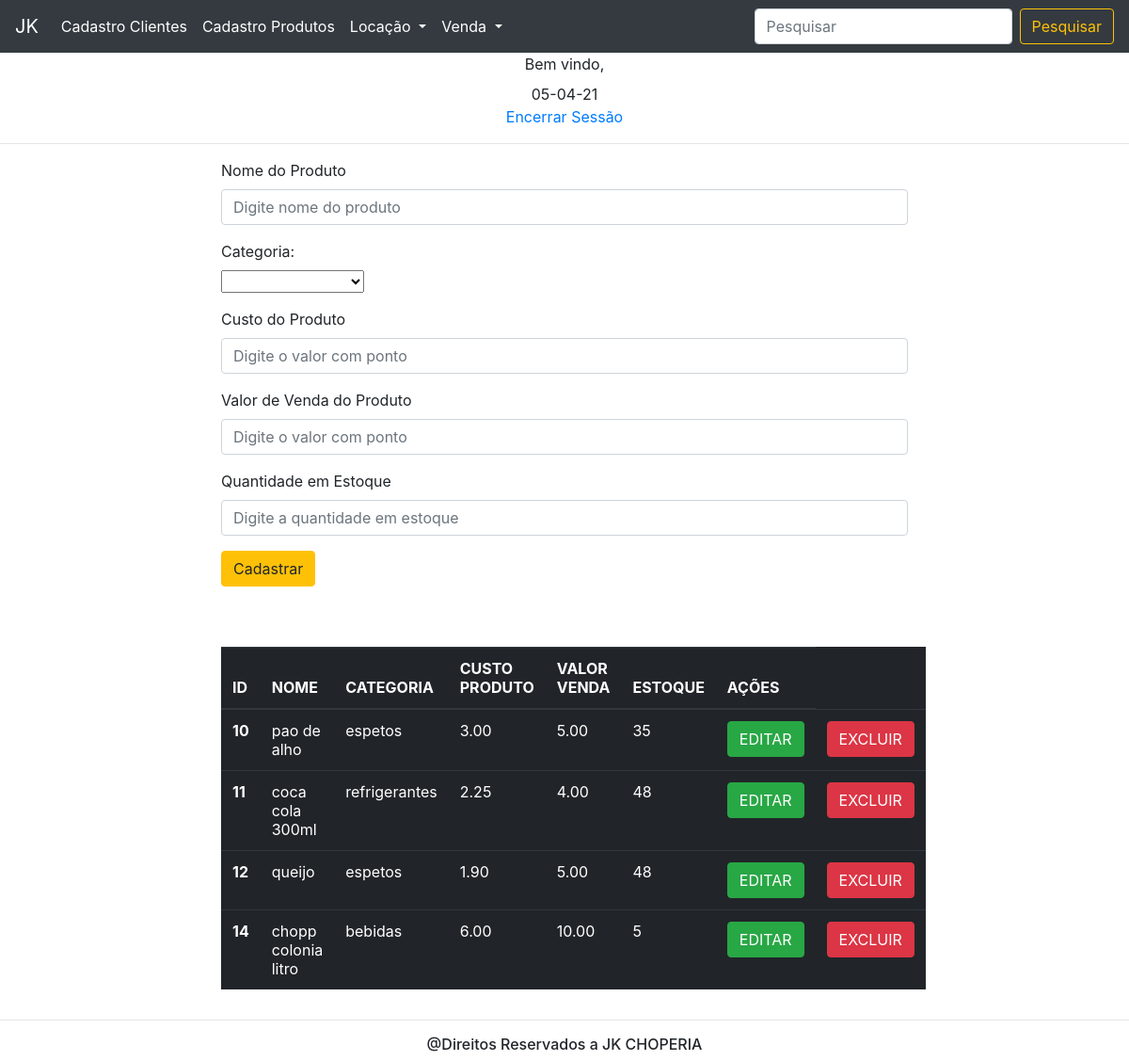
/jkphp/cadastroProduto.php, run on the app's committed database.
### tables this page shows
CREATE TABLE `produtos` (
  `id` int(11) NOT NULL,
  `nome` varchar(50) NOT NULL,
  `categoria` varchar(50) NOT NULL,
  `custo` decimal(9,2) NOT NULL,
  `venda` decimal(9,2) NOT NULL,
  `estoque` int(11) NOT NULL,
  `usuario_fk` varchar(50) NOT NULL
);

### jkphp/cadastroProduto.php (the view, shortened to what this page needs)
<body>
	<div align="center">
		<?php
			include("nav.php");
		?>
		<hr>
	</div>
	<div class=" container">
		<div class="row">
			<div class="col-2"></div>
				<div class="col-8">
					<form method="POST" action="verificaProduto.php">
					  <div class="form-group">
					    <label for="nome">Nome do Produto</label>
					    <input type="text" name ="nome" class="form-control" id="nome" placeholder="Digite nome do produto " required>
					  </div>
					  <div class="form-group">
					    <label for="categoria">Categoria:</label><br>
					    <select name="categoria" required>
					    	<option ></option>
					    	<option value="bebidas">BEBIDAS</option>
					    </select>
					  </div>
					  <div class="form-group">
					    <label for="custo">Custo do Produto</label>
					    <input type="text" name ="custo" class="form-control" id="custo" required placeholder="Digite o valor com ponto" >
					  </div>
					  <div class="form-group">
					    <label for="valor_venda">Valor de Venda do Produto</label>
					    <input type="text" name ="valor_venda" class="form-control" id="valor_venda" required  placeholder="Digite o valor com ponto">
					  </div>
					  <div class="form-group">
					    <label for="estoque">Quantidade em Estoque</label>
					    <input type="text" name ="estoque" class="form-control" id="estoque" required  placeholder="Digite a quantidade em estoque">
					  </div>
					  <button type="submit" class="btn btn-warning">Cadastrar</button>
					</form>
				</div>
				<div class="col-2"></div>
		</div>
	</div>
	<br><br>
	<div class="container">
		<div class="row">
			<div class="col-2"></div>
				<div class="col-8">
					<table class="table table-hover table-dark" >
						  <thead>
						    <tr>
						      <th>ID</th>
						      <th>NOME</th>
						      <th>CATEGORIA</th>
						      <th>CUSTO PRODUTO</th>
						      <th>VALOR VENDA</th>
						      <th>ESTOQUE</th>
						      <th>AÇÕES </th>
						    </tr>
						    <?php
								include("conecta.php");
								$buscar = "SELECT * FROM produtos";
								$resultado = $conn->query($buscar);
								if($resultado->num_rows > 0){
									while($registro = $resultado->fetch_array()){
							?>
						  </thead>
						    <tr>
						      <th scope="row"> <?php echo $registro['id']; ?></th>
						      <td><?php echo $registro['nome']; ?>  </td>
						      <td><?php echo $registro['categoria']; ?></td>
						      <td><?php echo $registro['custo'];?></td>
						      <td><?php echo $registro['venda'];?></td>
						      <td><?php echo $registro['estoque'];?></td>
						      <td><a href="produtoEditar.php?editar=<?php echo $registro["id"]; ?>"><button type="submit" class="btn btn-success"> EDITAR</button> </a></td>
						   	  <td><a href="produtoExcluir.php?excluir=<?php echo $registro["id"]; ?>"><button type="submit" class="btn btn-danger"> EXCLUIR</button></a></td>
						    </tr> <?php } } ?>
					</table>
				</div>
				<div class="col-2"></div>
		</div>
	</div>
</body>

### jkphp/nav.php (shortened to what this page needs)
<!DOCTYPE html>
<html lang="pt-br">
  <head>
    <link rel="stylesheet" href="https://stackpath.bootstrapcdn.com/bootstrap/4.1.3/css/bootstrap.min.css">
  </head>
    <nav class="navbar navbar-expand-lg navbar-dark bg-dark">
      <a class="navbar-brand" href="home.php">JK</a>
      <div class="collapse navbar-collapse" id="conteudoNavbarSuportado">
        <ul class="navbar-nav mr-auto">
          <li class="nav-item active">
            <a class="nav-link" href="cadastroCliente.php">Cadastro Clientes </a>
          </li>
          <li class="nav-item active">
            <a class="nav-link" href="cadastroProduto.php">Cadastro Produtos </a>
          </li>
          <li class="nav-item active dropdown">
            <a class="nav-link dropdown-toggle" href="#" id="navbarDropdown" role="button" data-toggle="dropdown" aria-haspopup="true" aria-expanded="false">
              Locação
            </a>
          </li>
           <li class="nav-item active dropdown">
             <a class="nav-link dropdown-toggle" href="#" id="navbarDropdown" role="button" data-toggle="dropdown" aria-haspopup="true" aria-expanded="false">
              Venda
              </a>
          </li>
        </ul>
        <form class="form-inline my-2 my-lg-0">
          <input class="form-control mr-sm-2" type="search" placeholder="Pesquisar" aria-label="Pesquisar">
          <button class="btn btn-outline-warning my-2 my-sm-0" type="submit">Pesquisar</button>
        </form>
      </div>
    </nav>
  </head>
</html>
<?php
       $fuso = new DateTimeZone("America/Sao_Paulo");
       $date = new DateTime();
       $date->setTimezone($fuso);
       echo $date->format('d-m-y');
       echo "<br><a href='encerrarSessao.php'>Encerrar Sessão</a>";
?>

### data on the page
produtos: id "10", nome "pao de alho", categoria "espetos", custo "3.00", venda "5.00", estoque "35"
produtos: id "11", nome "coca cola 300ml", categoria "refrigerantes", custo "2.25", venda "4.00", estoque "48"
produtos: id "12", nome "queijo", categoria "espetos", custo "1.90", venda "5.00", estoque "48"
produtos: id "14", nome "chopp colonia litro", categoria "bebidas", custo "6.00", venda "10.00", estoque "5"
